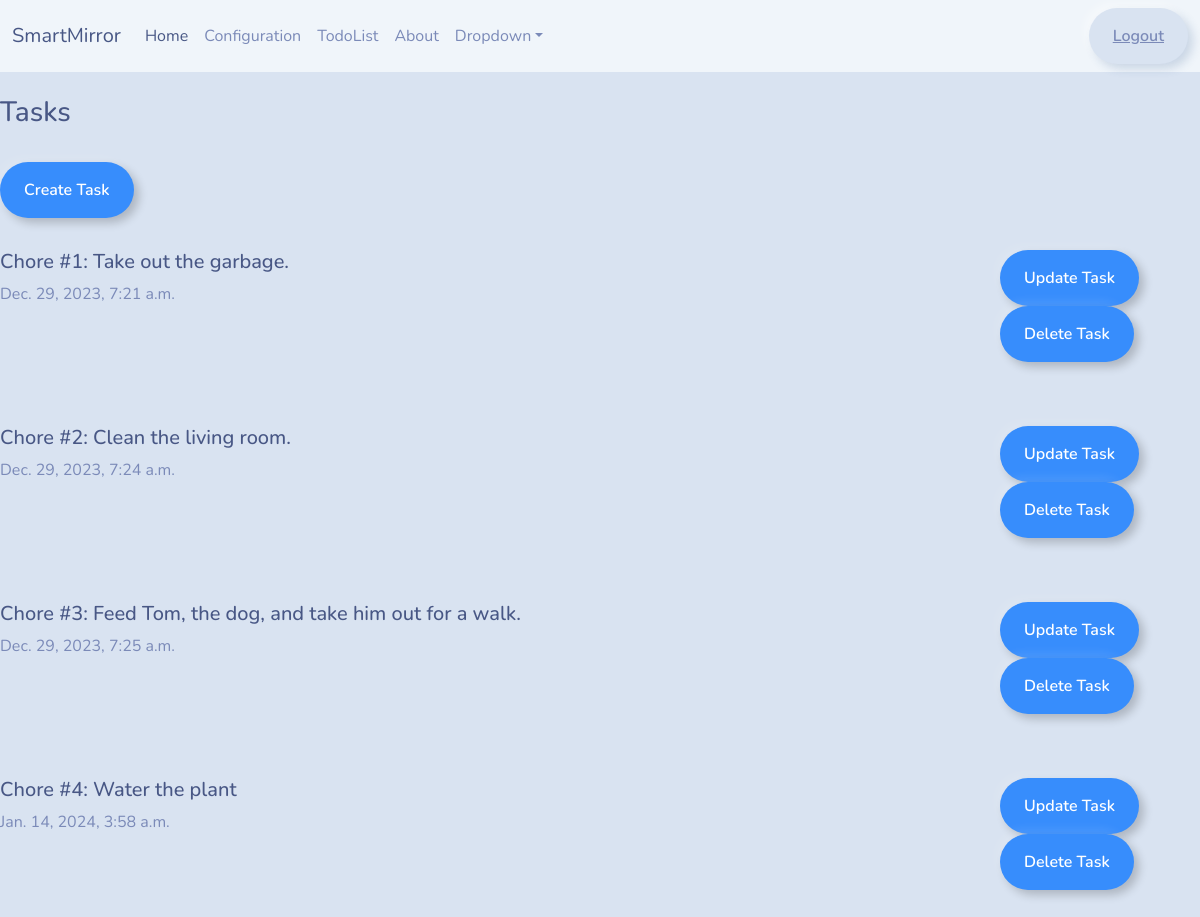
Before: /tasks/ (signed in) with the older database file.
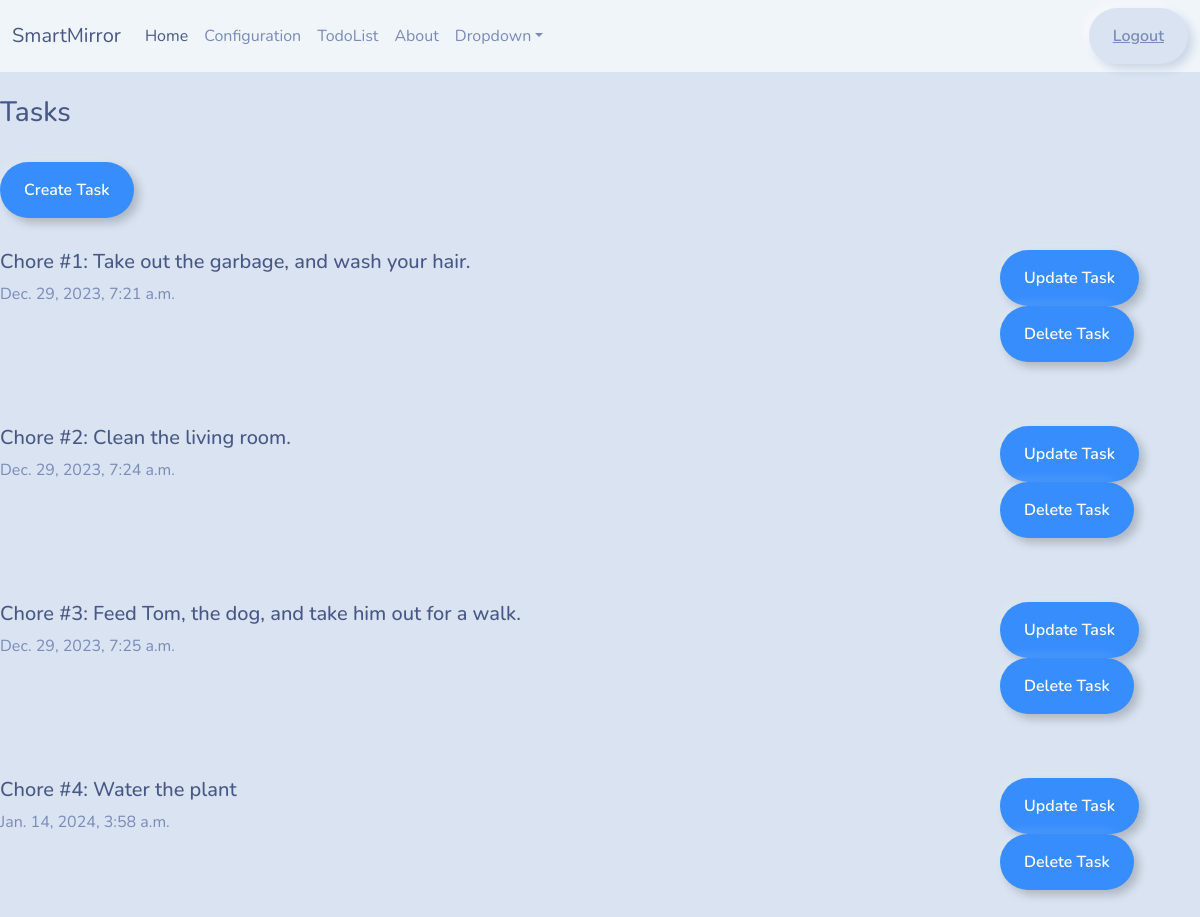
After: the same page with the newer database file.
### base/models.py (models this page shows, shortened)
class Task(models.Model):
    topic = models.CharField(max_length=200, null=False)
    description = models.TextField(null=True)
    updated = models.DateTimeField(auto_now=True)
    created = models.DateTimeField(auto_now_add=True)

### base/views.py (the view)
# urls.py: path("tasks/", views.tasks, name="tasks"),
@login_required(login_url="login")
def tasks(request):
    tasks = Task.objects.all()
    context = {"tasks": tasks}
    return render(request, "base/tasks.html", context)

### base/templates/base/tasks.html (shortened to what this page needs)
{% extends 'main.html' %} {% block content %}
<br />
<div>
    <div>
        <h3>Tasks</h3>
        <a href="{% url 'create-task' %}">
            <button type="button" class="btn btn-outline-primary">
                Create Task
            </button>
        </a>
        {% for task in tasks %}
        <div class="task-container">
            <div>
                <h5>{{ task.topic }}: {{ task.description }}</h5>
                <p>{{ task.created }}</p>
            </div>
            <div>
                <a href="{% url 'update-task' task.id%}">
                    <button type="button" class="btn btn-outline-primary">
                        Update Task
                    </button>
                </a>
                <a href="{% url 'delete-task' task.id%}">
                    <button type="button" class="btn btn-outline-primary">
                        Delete Task
                    </button>
                </a>
            </div>
        </div>
        {% endfor %}
    </div>
</div>
{% endblock content %}

Changed rows visible on the page:
changed Task "Chore #1": description "Take out the garbage." → "Take out the garbage, and wash your hair."
